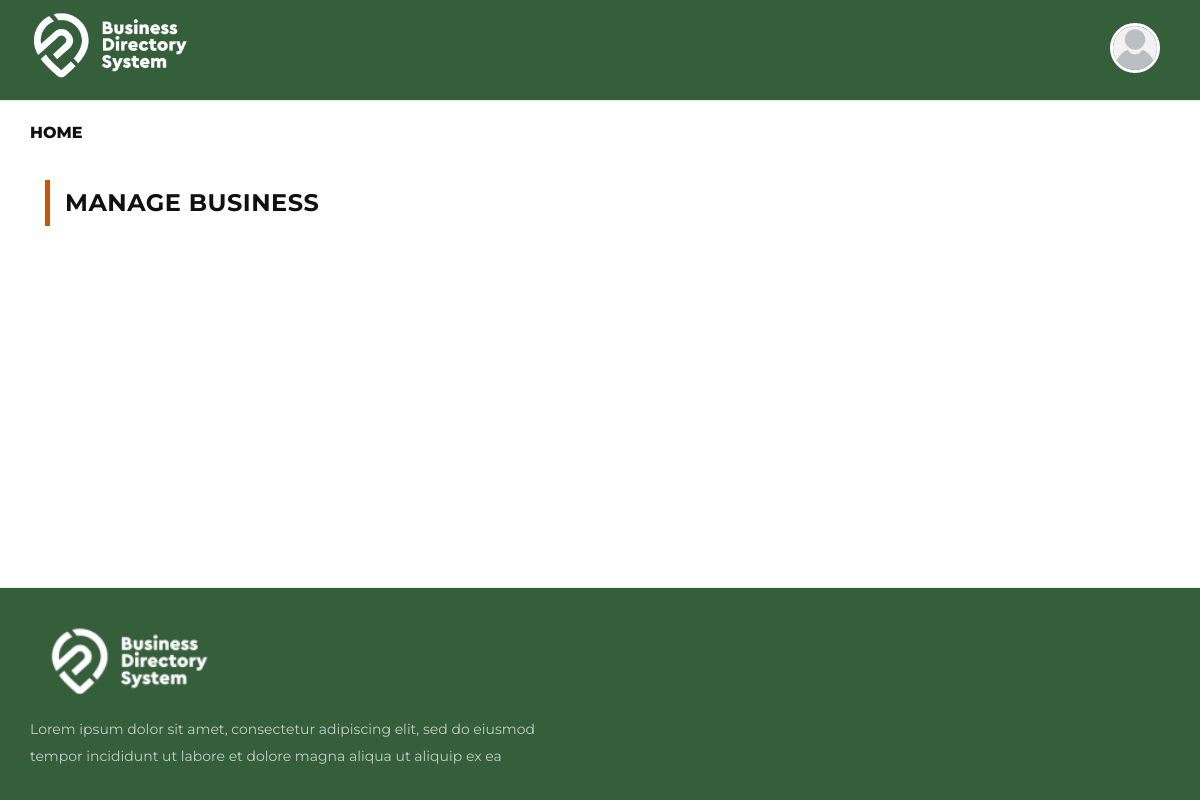
Before: /manage.php (signed in) with the older database file.
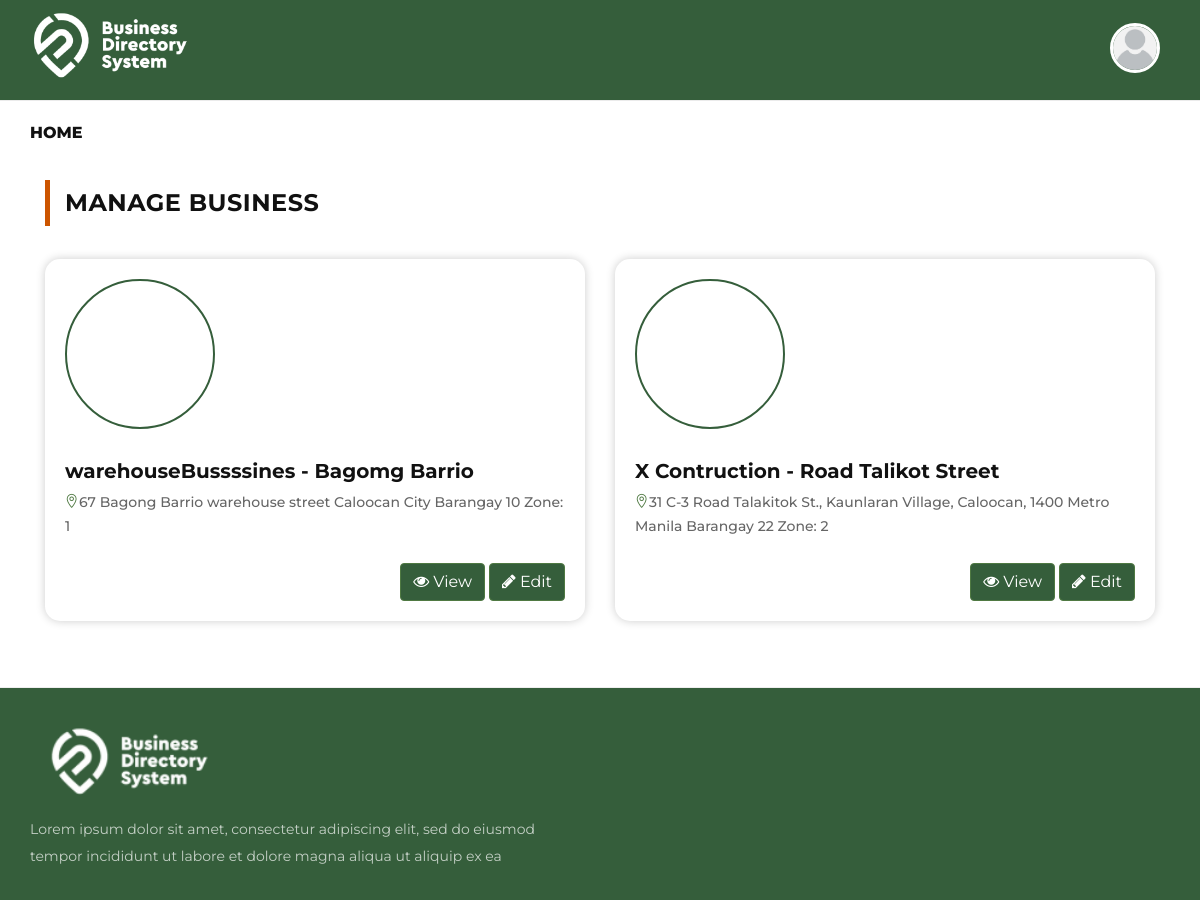
After: the same page with the newer database file.
### tables this page shows
CREATE TABLE `business_list` (
  `bus_id` bigint(20) NOT NULL,
  `ownerId` int(11) NOT NULL,
  `BusinessName` varchar(255) NOT NULL,
  `Businesslogo` varchar(255) NOT NULL,
  `BusinessEmail` varchar(255) NOT NULL,
  `BusinessBranch` varchar(255) NOT NULL,
  `BusinessEstablish` varchar(255) NOT NULL,
  `BusinessDescrip` text NOT NULL,
  `BusinessNumber` varchar(255) NOT NULL,
  `BusinessOpenHour` varchar(255) NOT NULL,
  `BusinessCloseHour` varchar(255) NOT NULL,
  `BusinessAddress` varchar(255) NOT NULL,
  `BusinessBrgy` varchar(255) NOT NULL,
  `BusinessCategory` varchar(255) DEFAULT NULL,
  `BusinessSubCategory` varchar(255) NOT NULL,
  `BusinessStatus` varchar(255) NOT NULL,
  `BusinessRemarks` varchar(255) NOT NULL
);

CREATE TABLE `brgyzone_list` (
  `ID` int(11) NOT NULL,
  `zone` int(11) NOT NULL,
  `barangay` varchar(255) NOT NULL,
  `location` varchar(255) NOT NULL
);

### manage.php (the view, shortened to what this page needs)
<?php
require_once('./includes/config.php');
if (isset($_SESSION['ownerId']) && !empty($_SESSION['ownerId'])) {
    $ownerId = $_SESSION['ownerId'];
} elseif (isset($_SESSION['ownerId2'])) {
    $ownerId = $_SESSION['ownerId2'];
    $_SESSION['ownerId'] = $ownerId;
} else {
    header('Location: index.php');
    exit;
}
$disp = "";
$sql = "SELECT * FROM business_list AS bl
INNER JOIN owner_list AS ol ON bl.ownerId = $ownerId && ol.ID = $ownerId
INNER JOIN brgyzone_list AS brgyl ON bl.BusinessBrgy = brgyl.ID
INNER JOIN business_location AS bloc ON bl.bus_id = bloc.bus_id
INNER JOIN business_links AS bll ON bl.bus_id = bll.bus_id
WHERE
bl.ownerId = $ownerId AND
(bl.BusinessStatus = 4 OR
bl.BusinessStatus = 1 )";
$x = -1;
if ($rs = $conn->query($sql)) {
    if ($rs->num_rows > 0) {
        while ($row = $rs->fetch_assoc()) {
            $x++;
            if ($x % 3 == 0) {
                $disp .= '</tr><tr id="' . $x . '">';
            } else {
            }
            $disp .= '<td class="col-md-4">
              <div class="property-item" style="box-shadow: 0px 0px 10px rgba(0, 0, 0, 0.2); padding: 20px;  border-radius: 15px;">
                <div class="pi-pic set-bg rounded-circle text-center d-flex align-items-center justify-content-center" style="width: 150px; height: 150px; border: 2px solid #355E3B;" data-setbg="img/logo/' . $row['Businesslogo'] . '">
              </div>
              <div class="pi-text">
                  <h5><a href="#">' . $row['BusinessName'] . ' - ' . $row['BusinessBranch'] . '</a></h5>
                  <p><span class="icon_pin_alt"></span>' . $row['BusinessAddress'] . ' ' . $row['barangay'] . ' Zone: ' . $row['zone'] . '</p>
                  <div class="pi-agent">
                      <div class="pa-item">
                          <div class="pa-text">
                              <a class="btn btn-success" href="details.php?ID=' . $row['bus_id'] . '" role="button"><i class="fa fa-eye"></i> View</a>
                              <a class="btn btn-success" href="BusinessPanel.php?a=' . $row['bus_id'] . '" role="button"><i class="fa fa-pencil"></i> Edit</a>
                          </div>
                      </div>
                  </div>
              </div>
              </div>
      </td>';
        }
    }
}
?>
<!DOCTYPE html>
<html lang="zxx">
<head>
    <link rel="stylesheet" href="css/bootstrap.min.css" type="text/css">
    <link rel="stylesheet" href="css/font-awesome.min.css" type="text/css">
    <link rel="stylesheet" href="css/elegant-icons.css" type="text/css">
    <link rel="stylesheet" href="css/jquery-ui.min.css" type="text/css">
    <link rel="stylesheet" href="css/nice-select.css" type="text/css">
    <link rel="stylesheet" href="css/owl.carousel.min.css" type="text/css">
    <link rel="stylesheet" href="css/magnific-popup.css" type="text/css">
    <link rel="stylesheet" href="css/slicknav.min.css" type="text/css">
    <link rel="stylesheet" href="css/style1.css" type="text/css">
    <link rel="stylesheet" href="css/templatemo-plot-listing1.css" type="text/css">
</head>
<body>
    <header class="header-section">
        <div class="hs-top">
            <div class="container">
                <div class="row">
                    <div class="col-lg-2">
                        <div class="logo">
                            <a href="index.php"><img src="img/logo-main.png" alt=""></a><br>
                        </div>
                    </div>
                    <div class="col-lg-10">
                        <div class="ht-widget">
                            <div class="hs-nav">
                                <nav class="nav-menu">
                                    <ul>
                                        <li class="profile-dropdown">
                                            <div class="user-profile">
                                                <?php if ($_SESSION['photo'] != "") { ?>
                                                    <img src="<?php echo "img/profile-picture/" . $_SESSION['photo'] ?>" alt="User's Name">
                                                <?php } else { ?>
                                                    <img src="img/testimonial-author/unknown.jpg" alt="User's Name">
                                                <?php } ?>
                                            </div>
                                        </li>
                                    </ul>
                                </nav>
                            </div>
                        </div>
                    </div>
                </div>
            </div>
        </div>
        <div class="hs-nav">
            <div class="container">
                <div class="row">
                    <div class="col-lg-9">
                        <nav class="nav-menu">
                            <ul>
                                <li><a href="./homepage.php">Home</a></li>
                            </ul>
                        </nav>
                    </div>
                </div>
            </div>
        </div>
    </header>
    <section class="property-details-section">
        <div class="container">
            <div class="row">
                <div class="col-lg-12">
                    <div class="pd-text">
                        <div class="container">
                            <div class="row">
                                <div class="col-lg-5">
                                    <div class="section-title">
                                        <br>
                                        <h4>MANAGE BUSINESS</h4>
                                    </div>
                                </div>
                            </div>
                        </div>
                        <table id="result" class="d-flex justify-content-start">
                            <tbody>
                                <?php echo $disp ?>
                            </tbody>
                        </table>
                    </div>
                </div>
            </div>
        </div>
    </section>
    <footer class="footer-section">
        <div class="container">
            <div class="row">
                <div class="col-lg-6 col-md-6">
                    <div class="fs-about">
                        <div class="fs-logo">
                            <a href="#">
                                <img src="img/flogo.png" alt="">
                            </a>
                        </div>
                        <p>Lorem ipsum dolor sit amet, consectetur adipiscing elit, sed do eiusmod tempor incididunt ut
                            labore et dolore magna aliqua ut aliquip ex ea</p>
                    </div>
                </div>
            </div>
        </div>
    </footer>
</body>
</html>

### css/templatemo-plot-listing1.css (style rules this page uses)
footer { border-top: 1px solid #eee; padding-top: 80px; }
footer p, footer a { color: #2a2a2a; }

Changed rows visible on the page:
now on this page (row edited): business_list: BusinessName "warehouseBussssines", BusinessBranch "Bagomg Barrio", BusinessAddress "67 Bagong Barrio warehouse street Caloocan City", brgyzone_list.barangay "Barangay 10", brgyzone_list.zone "1"
now on this page (row edited): business_list: BusinessName "X Contruction", BusinessBranch "Road Talikot Street", BusinessAddress "31 C-3 Road Talakitok St., Kaunlaran Village, Caloocan, 1400 Metro Manila", brgyzone_list.barangay "Barangay 22", brgyzone_list.zone "2"
